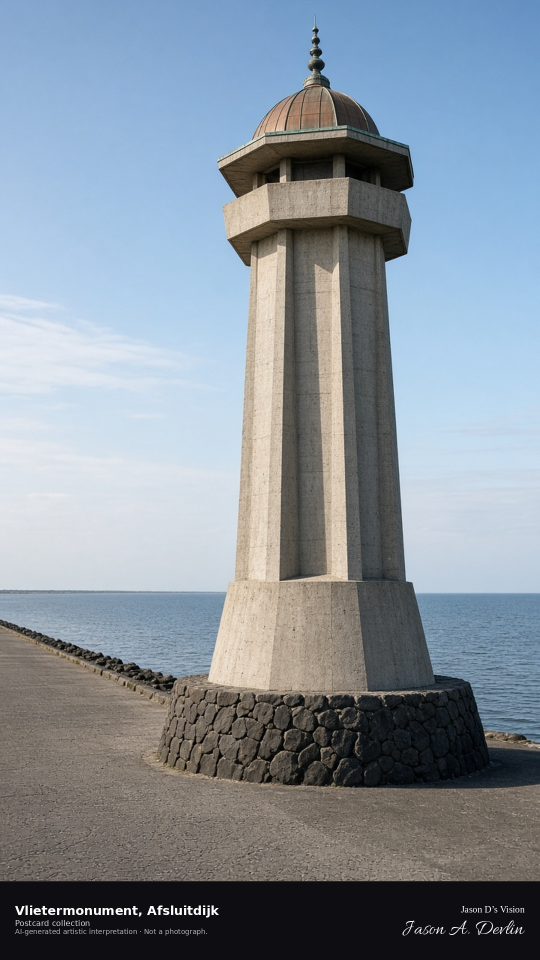
#> input picture library/world/Netherlands/Afsluitdijk/nl-01-118-postcard-9x16.png, 1080 x 1920 px (shown at 1/2 size)
$ python -i static_ambient_batch3.py   (imports and definitions only)   (Python 2 division)
#> lines starting #> are read from the running program, lines starting #| are printed output that depends on the picture
#!/usr/bin/env python3
"""Batch 3 static-ambient clips for the Netherlands 360 rebuild.

The camera stays locked. Only sky, water, foliage, flags, and detected
pedestrians already in the daylight plate are displaced, and every
displacement is a sine that returns to the plate so the 10s loop closes.
No orbit, no sweep, no viewpoint interpolation, no optical-flow blend.

The 190px label bar (and its 2px hairline) is cropped off the genuine
daylight 4:5 master before any motion. Night masters are not read.

A subject-pinned slow pan is used only when that ambient life is visibly
dead. It slides a window across the same daylight 16:9 photograph so the
subject stays inside the central band of every frame. It is not an orbit.
"""

from __future__ import annotations

import hashlib
import json
import math
import subprocess
import sys
from pathlib import Path

import cv2
import numpy as np

ROOT = Path(__file__).resolve().parents[1]
BAR = 190
PHOTO_H = 1080
OUT_W = 864
FPS = 24
FRAMES = 240  # exactly 10.0s
DEAD_LIFE = 0.035
DEAD_MOVE = 0.80
# A pan smaller than this is not worth leaving the locked camera.
MIN_PAN_PX = 12
MAX_PAN_PX = 48

SCENES = [
    {
        "entry_id": "NL-01-031",
        "caption": "Markt, Gouda",
        "city": "Gouda",
        "folder": "Gouda",
        "life": "cloud drift and tree sway; the square, the town hall, and any figures stay locked",
    },
    {
        "entry_id": "NL-01-032",
        "caption": "Grote Kerk, Dordrecht",
        "city": "Dordrecht",
        "folder": "Dordrecht",
        "life": "harbour water, cloud drift, and a little foliage; boats stay locked",
    },
    {
        "entry_id": "NL-01-033",
        "caption": "Oudegracht, Utrecht",
        "city": "Utrecht",
        "folder": "Utrecht",
        "life": "canal water, cloud drift, and tree sway; the wharf houses stay locked",
    },
    {
        "entry_id": "NL-01-034",
        "caption": "Schröder House, Utrecht",
        "city": "Utrecht",
        "folder": "Utrecht",
        "life": "cloud drift and tree sway; the house and the street stay locked",
    },
    {
        "entry_id": "NL-01-036",
        "caption": "Duurstede Castle, Wijk bij Duurstede",
        "city": "Wijk bij Duurstede",
        "folder": "Wijk bij Duurstede",
        "life": "moat water, cloud drift, and tree sway; the castle stays locked",
    },
    {
        "entry_id": "NL-01-039",
        "caption": "Breda Castle, Breda",
        "city": "Breda",
        "folder": "Breda",
        "life": "moat water, cloud drift, and tree sway; the towers stay locked",
    },
    {
        "entry_id": "NL-01-042",
        "caption": "Noordhavenpoort, Zierikzee",
        "city": "Zierikzee",
        "folder": "Zierikzee",
        "life": "harbour water and cloud drift; the gate and the boats stay locked",
    },
    {
        "entry_id": "NL-01-043",
        "caption": "Oosterscheldekering, Neeltje Jans",
        "city": "Neeltje Jans",
        "folder": "Neeltje Jans",
        "life": "sea surface and cloud drift; the piers stay locked",
    },
    {
        "entry_id": "NL-01-045",
        "caption": "Lebuinuskerk, Deventer",
        "city": "Deventer",
        "folder": "Deventer",
        "life": "cloud drift and tree sway; the church and the square stay locked",
    },
    {
        "entry_id": "NL-01-049",
        "caption": "Basilica of Saint Servatius, Maastricht",
        "city": "Maastricht",
        "folder": "Maastricht",
        "life": "cloud drift and tree sway; the basilica stays locked",
    },
]


# [16 lines left out: function daylight_weather, not called in this run]


def load_daylight(scene: dict) -> tuple[np.ndarray, np.ndarray, Path]:
    path = (
        ROOT
        / "library/world/Netherlands"
        / scene["folder"]
        / f"{scene['entry_id'].lower()}-daylight-4x5.png"
    )
    im = cv2.imread(str(path), cv2.IMREAD_COLOR)
    if im is None:
        raise SystemExit(f"missing daylight anchor {path}")
    if im.shape[1] != OUT_W or im.shape[0] < PHOTO_H + BAR:
        raise SystemExit(f"{path} is {im.shape[1]}x{im.shape[0]}, expected {OUT_W}x>={PHOTO_H + BAR}")
    hair = im[PHOTO_H : PHOTO_H + 2]
    body = im[PHOTO_H + 2 :]
    # Composited masters put a flat hairline, then the #0e0e12 bar, under the photo.
    # A pretext has no bar. The night master is a different file and is not opened.
    if float(hair.std()) > 12 or body.size == 0 or float(body.mean()) > 45:
        raise SystemExit(
            f"{path} bottom is not the label bar (hair std {float(hair.std()):.1f}, bar mean {float(body.mean()) if body.size else -1:.1f})"
        )
    plate = im[:PHOTO_H].copy()
    if float(plate[-1].std()) < 4 and float(plate[-1].mean()) < 30:
        raise SystemExit(f"{path} photo crop still includes the label bar")
    night = (
        ROOT
        / "library/world/Netherlands"
        / scene["folder"]
        / f"{scene['entry_id'].lower()}-4x5.png"
    )
    if path.resolve() == night.resolve():
        raise SystemExit(f"refusing night master {path}")
    return plate, im, path


# [124 lines left out: functions _components, _median_1d, _keep_real_water, build_masks, not called in this run]


def _factor(mask: np.ndarray, reach: float) -> np.ndarray:
    dist = cv2.distanceTransform((mask > 0).astype(np.uint8), cv2.DIST_L2, 3)
    return np.clip(dist / reach, 0, 1).astype(np.float32)


# [84 lines left out: functions _apply, render_ambient, life_union, not called in this run]


def factors_for(masks: dict[str, np.ndarray]) -> dict[str, np.ndarray]:
    reach = {"sky": 28.0, "water": 14.0, "foliage": 14.0, "flags": 5.0, "pedestrians": 4.0}
    return {name: _factor(mask, reach[name]) for name, mask in masks.items()}


# [201 lines left out: functions coverage, moving_mae, wide_match, pan_amplitude, subject_span, render_pan and 5 more, not called in this run]


def render_scene(scene: dict) -> dict:
    plate, _full, path = load_daylight(scene)
    weather = daylight_weather(scene["entry_id"])
    if weather.get("is_day") != 1:
        raise SystemExit(f"{scene['entry_id']} is night; refusing a clip")
    masks = build_masks(plate)
    cov = coverage(masks)
    factors = factors_for(masks)
    peak = render_ambient(plate, masks, factors, FRAMES // 8)
    life = life_union(masks)
    move = moving_mae(plate, peak, life)
    feels_dead = cov["life"] < DEAD_LIFE or move < DEAD_MOVE
    match = wide_match(scene, plate) if feels_dead else None
    method = "static-ambient"
    camera = "locked"
    amplitude = 0
    if feels_dead:
        if match is None or match["mae"] > 8:
            raise SystemExit(
                f"{scene['entry_id']} ambient is dead and the daylight 16:9 is not the same plate "
                f"(match={None if match is None else match['mae']}). Refusing a sweep."
            )
        cx, left, right = subject_span(plate, masks)
        amplitude = pan_amplitude(match["wide"].shape[1], match["x0"], cx, left, right)
        if amplitude < MIN_PAN_PX:
            raise SystemExit(
                f"{scene['entry_id']} ambient is dead and a subject-pinned pan only has {amplitude}px. "
                "Refusing to invent travel."
            )
        method = "subject-pinned slow pan"
        camera = "subject-pinned slow pan"
        # Frame 0 of the pan must be the daylight 4:5 anchor.
        origin = render_pan(match["wide"], match["x0"], amplitude, 0)
        if float(np.abs(origin.astype(np.int16) - plate.astype(np.int16)).mean()) > 8:
            raise SystemExit(f"{scene['entry_id']} pan origin left the daylight 4:5 anchor")

    rel = f"Netherlands/{scene['folder']}/{scene['entry_id'].lower()}-motion-10s-4x5.mp4"
    poster_rel = f"Netherlands/{scene['folder']}/{scene['entry_id'].lower()}-motion-10s-4x5-poster.jpg"
    dest = ROOT / "library/world" / rel
    poster = ROOT / "library/world" / poster_rel

    def frames():
        for i in range(FRAMES):
            if method == "static-ambient":
                if i == 0:
                    yield plate
                else:
                    yield render_ambient(plate, masks, factors, i)
            else:
                assert match is not None
                yield render_pan(match["wide"], match["x0"], amplitude, i)

    encode(frames(), dest)
    cv2.imwrite(str(poster), plate, [int(cv2.IMWRITE_JPEG_QUALITY), 90])
    info = probe(dest)
    stream = info["streams"][0]
    duration = float(info["format"]["duration"])
    if int(stream["width"]) != OUT_W or int(stream["height"]) != PHOTO_H:
        raise SystemExit(f"{scene['entry_id']} encoded {stream['width']}x{stream['height']}")
    if abs(duration - 10.0) > 0.05:
        raise SystemExit(f"{scene['entry_id']} duration {duration} is not 10.0s")
    digest = hashlib.sha256(dest.read_bytes()).hexdigest()
    row = {
        "entry_id": scene["entry_id"],
        "caption": scene["caption"],
        "method": method,
        "camera": camera,
        "orbit": False,
        "life": scene["life"],
        "life_coverage": cov,
        "moving_mae_peak": round(move, 3),
        "feels_dead": feels_dead,
        "pan_amplitude_px": amplitude,
        "duration_s": duration,
        "width": int(stream["width"]),
        "height": int(stream["height"]),
        "frames": int(stream.get("nb_frames") or FRAMES),
        "fps": FPS,
        "anchor": str(path.relative_to(ROOT)),
        "anchor_crop": f"top {OUT_W}x{PHOTO_H} (label bar and hairline removed)",
        "path": f"library/world/{rel}",
        "poster": f"library/world/{poster_rel}",
        "sha256": digest,
        "bytes": dest.stat().st_size,
        "open_meteo": weather,
        "cosmo_qc_required": True,
        "do_not_merge": True,
    }
    update_manifest(scene, row)
    print(
        f"{scene['entry_id']} {method} life={cov['life']:.3f} move={move:.2f} "
        f"{stream['width']}x{stream['height']} {duration}s pan={amplitude}"
    )
    return row


# [43 lines left out: function main, not called in this run]


# [2 lines not run here, left out]

>>> import cv2
>>> picture = cv2.imread('../library/world/Netherlands/Afsluitdijk/nl-01-118-postcard-9x16.png', cv2.IMREAD_GRAYSCALE)
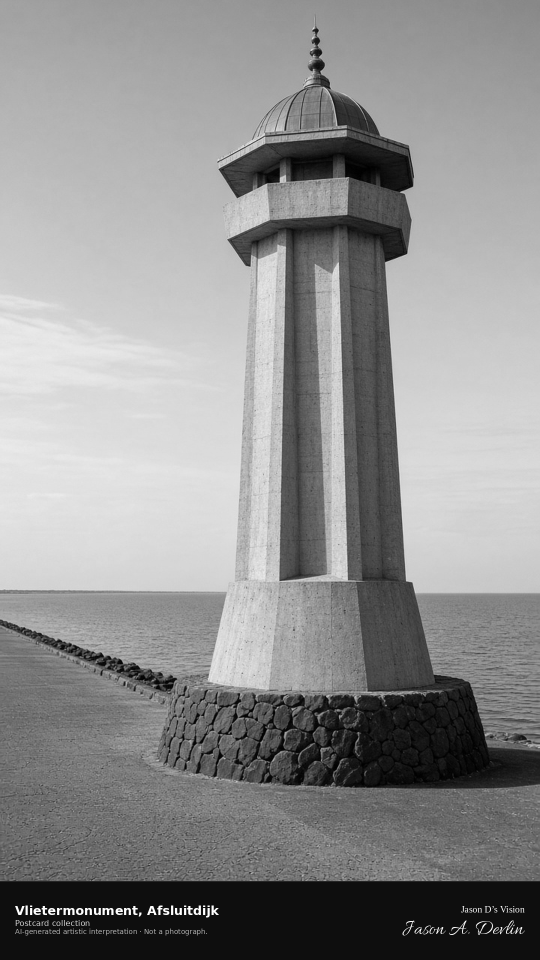
#> picture: shape (1920, 1080) (shown at 1/2 size); min 0, max 255, mean 141.5
#> (the run stopped early here; a loop or call above may not have finished)

$ run again, on library/world/Netherlands/Amerongen/nl-01-084-postcard-16x9.png
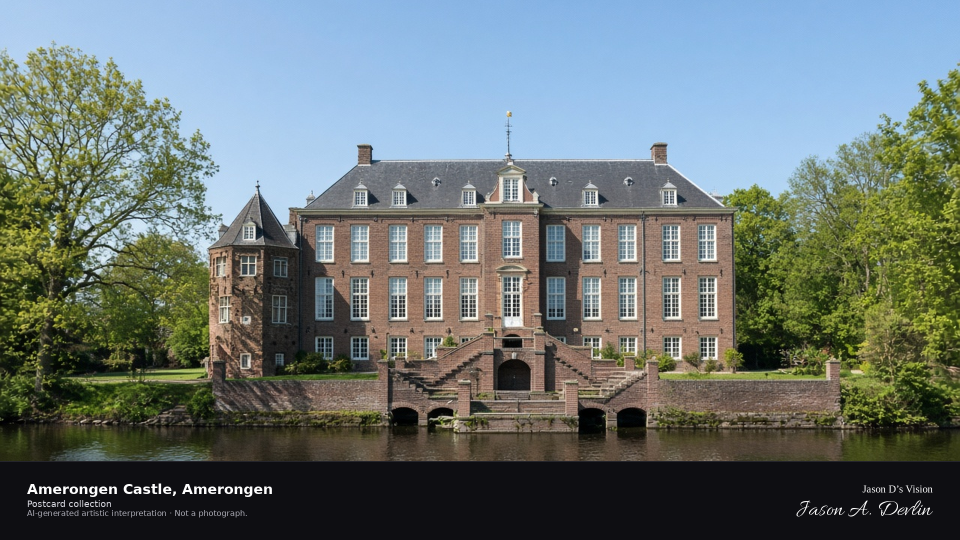
#> input picture library/world/Netherlands/Amerongen/nl-01-084-postcard-16x9.png, 1920 x 1080 px (shown at 1/2 size)
#> `picture = cv2.imread('../library/world/Netherlands/Afsluitdijk/nl-01-1..`:
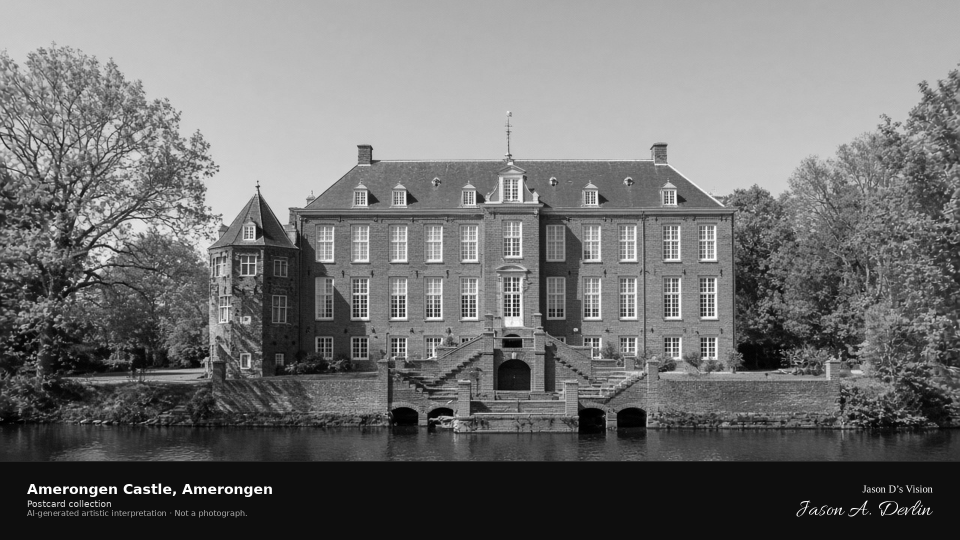
#> picture: shape (1080, 1920) (shown at 1/2 size); min 0, max 255, mean 111.7

$ run again, on library/world/Netherlands/Amersfoort/nl-01-222-postcard-4x5.png
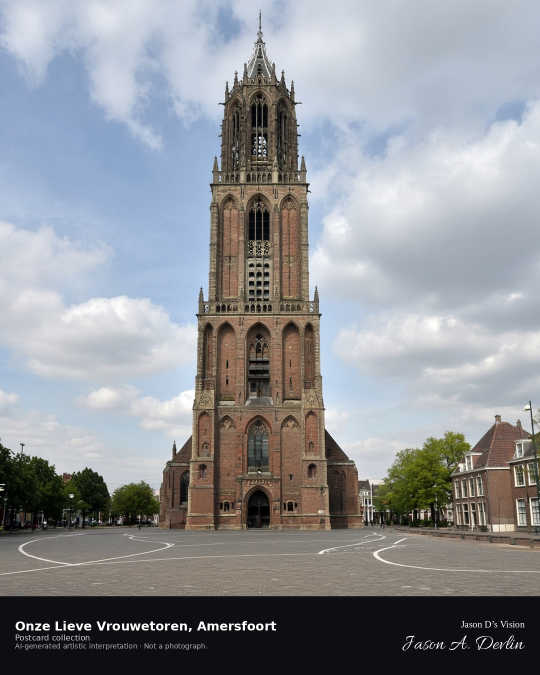
#> input picture library/world/Netherlands/Amersfoort/nl-01-222-postcard-4x5.png, 1080 x 1350 px (shown at 1/2 size)
#> `picture = cv2.imread('../library/world/Netherlands/Afsluitdijk/nl-01-1..`:
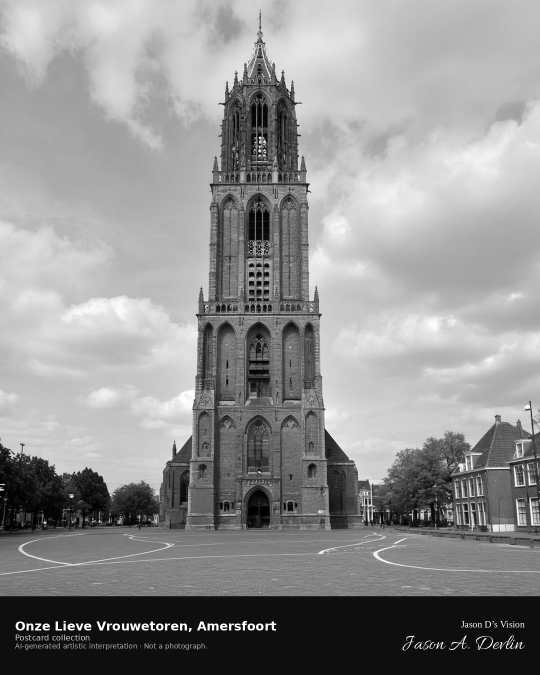
#> picture: shape (1350, 1080) (shown at 1/2 size); min 0, max 255, mean 144.5
